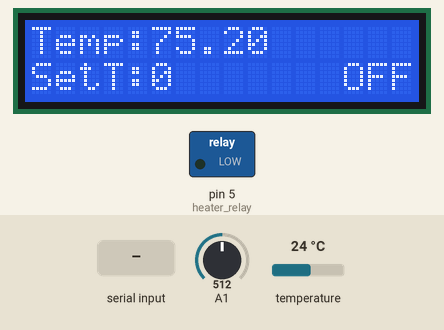
Recording of a sketch running on a simulated Arduino Uno, built with avr-gcc and run on an emulated ATmega328P. Parts: 16×2 character LCD, switched loads named in the sketch (green lamp = pin HIGH). Dashed ring = blinking. The inputs (shaded band) are chosen by the test bench; at power-on: A1 = 512, temperature 24 °C. What the sketch prints to the serial monitor is not drawn.

Above: at 1.2 s.
1.3 s: A1 set to 219
3.0 s: A1 set to 188
At 5.9 s:
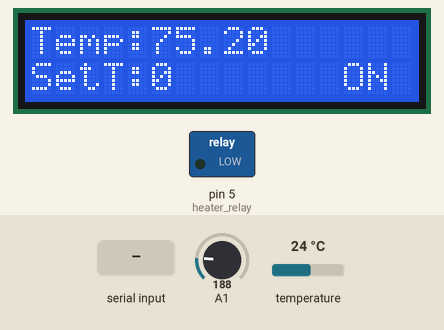
6.0 s: "t90\n" received over Serial
At 7.1 s:
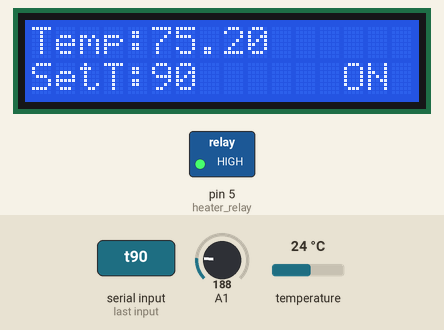
9.0 s: temperature set to 12 °C
At 10.3 s:
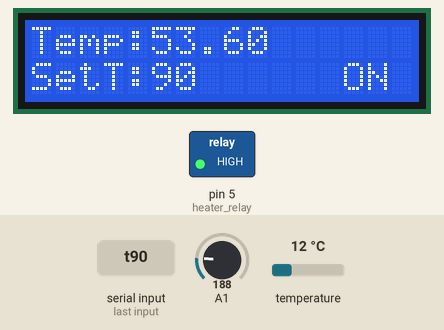
10.8 s: A1 set to 147
12.6 s: A1 set to 129
At 14.9 s:
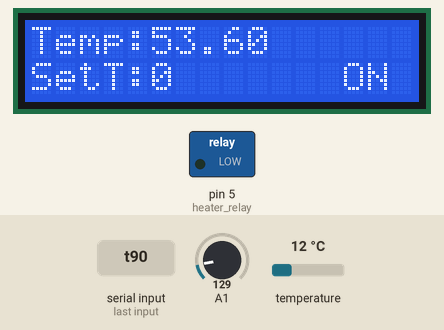
Timing chart, 0 to 16.0 s (numbered marks = the images above; inputs shaded):
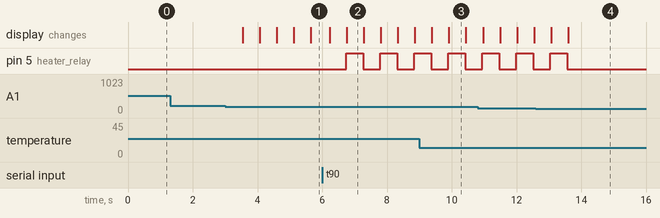

Measured:
- the behaviour switches between 201 and 200 on A1 (found by bisection; images 0 and 1)
- the behaviour switches between 141 and 140 on A1 (found by bisection; images 3 and 4)
- after the input at 1.3 s, every drawn part: stays the same
- after the input at 3.0 s, the display: changes after 0.55 s (image 1)
- after the input at 6.0 s, pin 5 (heater_relay): alternates HIGH for 0.53 s and LOW for 0.53 s, starting after 0.74 s; the display: first changes after 0.24 s (image 2 shows a later state)
- after the input at 9.0 s, the display: first changes after 0.39 s (image 3 shows a later state)
- after the input at 12.6 s, pin 5 (heater_relay): goes on until 13.6 s, then stays LOW; the display: first differs from a run without the input after 0.99 s (image 4)
- what the display in image 2 shows lasts 0.5 s, from 6.8 s to 7.3 s

The sketch:

hlt_sketch.ino
```cpp
//include the OneWire library
#include <OneWire.h>
// include the LiquidCrystal library:
#include <LiquidCrystal.h>

// initialize the LCD library with the numbers of the interface pins
LiquidCrystal lcd(13, 12, 11 ,10 ,9 ,8 );
int Backlight = 10;
int fadeValue = 255;
//vars for buttons
int ButtonVoltage = 0;
int ButtonPressed = 0;
int timer = 0;
int longpress = 0;

int DS18S20_Pin = 2; //DS18S20 Signal pin on digital 2
int target_temp = 0; // Target temp for the system
int heater_relay = 5 ; //digital pin for the relay controlling the heat
int newTemp = 0;
int system_state = 0; //controls on/off state of the system

//Temperature chip i/o
OneWire ds(DS18S20_Pin);  // on digital pin 2

#define BUTTON_UP        4
#define BUTTON_DOWN      3
#define BUTTON_RESET     2
#define BUTTON_ONOFF     1
#define BUTTON_NONE      0

void setup(void) {
  Serial.begin(9600);

  // set up the LCD's number of columns and rows:
  lcd.begin(16, 2);
  // Print a message to the LCD.
  lcd.setCursor (0,0);
  lcd.print("Temp:");
  lcd.setCursor (0,1);
  lcd.print("SetT:");
  lcd.setCursor(13,1);
  lcd.print("OFF");
   //seup relay
  digitalWrite(heater_relay, 0); //makes sure the relay is off before init
  pinMode(heater_relay, OUTPUT);
  // setup buttons
  pinMode(A1, INPUT_PULLUP);
}

void loop(void) {
//getting the temp from the DS18S20
  float temperature = getTemp();
  float temp_f = ((temperature * 1.8) + 32);
  Serial.println(temp_f); //prints farenheight
  //Serial.println(temperature); //prints celcius

 //printing the values to the lcd screen
  if (system_state == 1) {
    lcd.setCursor(13,1);
    lcd.print("ON ");
  }
  else {
    lcd.setCursor(13,1);
    lcd.print("OFF");
  }
  lcd.setCursor (5,0);
  lcd.print(temp_f);
  lcd.print("    ");// spaces to over write any previous values.
  lcd.setCursor (5,1);
  lcd.print(target_temp);
  lcd.print("     ");// spaces to over write any previous values.
  //delay(500); //just here to slow down the output so it is easier to read


 // getting input from the  buttons
 ButtonVoltage = analogRead(1);
 //Serial.println(ButtonVoltage);

// Observed values:
//     NONE:
//     ONOFF:
//     RESET:
//     DOWN:
//     UP:

  if (ButtonVoltage > 200) ButtonPressed = BUTTON_NONE;    // No button pressed should be 1023
  else if (ButtonVoltage > 140) ButtonPressed = BUTTON_ONOFF;
  else if (ButtonVoltage > 100) ButtonPressed = BUTTON_RESET;
  else if (ButtonVoltage > 40) ButtonPressed = BUTTON_DOWN;
  else ButtonPressed = BUTTON_UP;


  switch (ButtonPressed) {
  case BUTTON_ONOFF:
              if (system_state == 1) {
                system_state = 0;}
              else if (system_state == 0){
                system_state = 1;}
              delay(500); //to make reduce multiple presses of button
              break;
  case BUTTON_DOWN:
   timer += 1;
              if (timer > 2){
                target_temp = target_temp - 10;
                delay(500);
                break;
              }
                if (timer == 1){
                target_temp = target_temp - 1;
                delay(500);
                break;
              }
                if (timer == 2){
                target_temp = target_temp - 9;
                delay(500);
                break;
              }
  case BUTTON_UP:
              timer += 1;
              if (timer > 2){
                target_temp = target_temp + 10;
                delay(500);
                break;
              }
                if (timer == 1){
                target_temp = target_temp + 1;
                delay(500);
                break;
              }
                if (timer == 2){
                target_temp = target_temp + 9;
                delay(500);
                break;
              }
  case BUTTON_RESET:
              target_temp = 0;
              delay(500);
              break;
  case BUTTON_NONE:
              //do nothing
              break;
  }

if (ButtonVoltage = analogRead(1) > 200){
  timer = 0;
  }
//turn the heater_relay on or off
  if (system_state == 1) {
     if (temp_f < target_temp && temperature > 0) {
        digitalWrite(heater_relay, HIGH);}

     else {
        digitalWrite(heater_relay, LOW);
    }
  }
  else {digitalWrite(heater_relay, LOW);
}

//serial communicatin for remote opperation
  if (Serial.available() > 0 ) {
    char inByte = Serial.read();
    switch(inByte)
    {
    case 't': //new set temp
      target_temp = numberFromSerial();
      Serial.println("set temp is now: ");
      Serial.println(target_temp);
      break;
    case 'n'://turn sytem on
      system_state = 1;
      Serial.println("the system is ON");
      break;
    case 'f':
      system_state = 0;
      Serial.println("the system is OFF");
      break;
    case 'd':
      if (system_state == 0){
        Serial.println("OFF");
      }
      Serial.print("probe temp:") ;
      Serial.println( temp_f);
      Serial.print("set temp:");
      Serial.println(target_temp);
      break;
    default:
      Serial.println(".Invalid command Received by Arduino");
    }
    Serial.flush();
  }

}

//void handleSerialCommunication(void){
//  if (Serial.available() > 0 )
//  {
//    char inByte = Serial.read();
//    switch(inByte)
//    {
//    case 't': //new set temp
//      newTemp = numberFromSerial();
//      break;
//    default:
//      Serial.println(".Invalid command Received by Arduino");
//    }
//    Serial.flush();
//  }
//}

int numberFromSerial(void)
{
  char numberString[8];
  unsigned char index=0;
  delay(10);
  while(Serial.available() > 0)
  {
    delay(10);
    numberString[index++]=Serial.read();
    if(index > 6)
    {
      break;
    }
  }
  numberString[index]=0;
  return atoi(numberString);
}


//****************************************
//
// subroutine for the digital temp senesor
//
//****************************************
float getTemp(){
  //returns the temperature from one DS18S20 in DEG Celsius

  byte data[12];
  byte addr[8];

  if ( !ds.search(addr)) {
    //no more sensors on chain, reset search
    ds.reset_search();
    return -1000;
  }

  if ( OneWire::crc8( addr, 7) != addr[7]) {
    //Serial.println("CRC is not valid!");
    return -1000;
  }

  if ( addr[0] != 0x10 && addr[0] != 0x28) {
    //Serial.print("Device is not recognized");
    return -1000;
  }

  ds.reset();
  ds.select(addr);
  ds.write(0x44,1); // start conversion, with parasite power on at the end

  byte present = ds.reset();
  ds.select(addr);
  ds.write(0xBE); // Read Scratchpad


  for (int i = 0; i < 9; i++) { // we need 9 bytes
    data[i] = ds.read();
  }

  ds.reset_search();

  byte MSB = data[1];
  byte LSB = data[0];

  float tempRead = ((MSB << 8) | LSB); //using two's compliment
  float TemperatureSum = tempRead / 16;

  return TemperatureSum;

}
```
